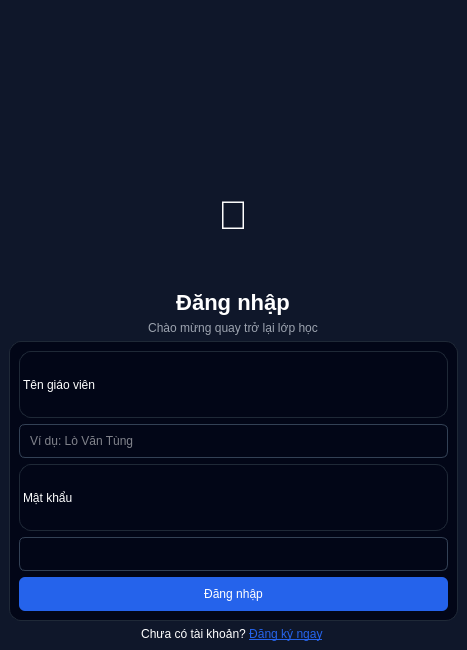
<?xml version="1.0" encoding="UTF-8"?>
<ui version="4.0">
 <class>LoginWindow</class>
 <widget class="QMainWindow" name="LoginWindow">
  <property name="geometry">
   <rect>
    <x>0</x>
    <y>0</y>
    <width>467</width>
    <height>650</height>
   </rect>
  </property>
  <property name="windowTitle">
   <string>Đăng nhập</string>
  </property>
  <widget class="QWidget" name="centralwidget">
   <property name="styleSheet">
    <string notr="true">
     QWidget{
        background:#0f172a;
        color:white;
        font:12pt &quot;Segoe UI&quot;;
     }
     QLineEdit{
        background:#020617;
        border:1px solid #334155;
        border-radius:6px;
        padding:8px;
        color:white;
     }
     QPushButton{
        border-radius:6px;
        padding:10px;
     }
     #btnLogin{
        background:#2563eb;
     }
     #btnGoogle{
        background:#111827;
        border:1px solid #374151;
     }
    </string>
   </property>
   <layout class="QVBoxLayout">
    <item>
     <spacer>
      <property name="orientation">
       <enum>Qt::Vertical</enum>
      </property>
      <property name="sizeHint" stdset="0">
       <size>
        <width>20</width>
        <height>120</height>
       </size>
      </property>
     </spacer>
    </item>
    <item>
     <layout class="QVBoxLayout">
      <item alignment="Qt::AlignHCenter">
       <widget class="QLabel" name="label">
        <property name="styleSheet">
         <string>font-size:40px;</string>
        </property>
        <property name="text">
         <string>
🧠
          </string>
        </property>
        <property name="alignment">
         <set>Qt::AlignCenter</set>
        </property>
       </widget>
      </item>
      <item alignment="Qt::AlignHCenter">
       <widget class="QLabel" name="label">
        <property name="styleSheet">
         <string>font-size:22px;font-weight:600;</string>
        </property>
        <property name="text">
         <string>Đăng nhập</string>
        </property>
        <property name="alignment">
         <set>Qt::AlignCenter</set>
        </property>
       </widget>
      </item>
      <item alignment="Qt::AlignHCenter">
       <widget class="QLabel" name="label">
        <property name="styleSheet">
         <string>color:#9ca3af;</string>
        </property>
        <property name="text">
         <string>Chào mừng quay trở lại lớp học</string>
        </property>
        <property name="alignment">
         <set>Qt::AlignCenter</set>
        </property>
       </widget>
      </item>
      <item>
       <widget class="QFrame" name="frame">
        <property name="minimumSize">
         <size>
          <width>420</width>
          <height>280</height>
         </size>
        </property>
        <property name="maximumSize">
         <size>
          <width>450</width>
          <height>400</height>
         </size>
        </property>
        <property name="styleSheet">
         <string>
          QFrame{
           background:#020617;
           border:1px solid #1f2937;
           border-radius:12px;
          }
          </string>
        </property>
        <property name="frameShape">
         <enum>QFrame::StyledPanel</enum>
        </property>
        <layout class="QVBoxLayout">
         <item>
          <widget class="QLabel" name="label">
           <property name="text">
            <string>Tên giáo viên</string>
           </property>
          </widget>
         </item>
         <item>
          <widget class="QLineEdit" name="txtUser">
           <property name="text">
            <string/>
           </property>
           <property name="placeholderText">
            <string>Ví dụ: Lò Văn Tùng</string>
           </property>
          </widget>
         </item>
         <item>
          <widget class="QLabel" name="label">
           <property name="text">
            <string>Mật khẩu</string>
           </property>
          </widget>
         </item>
         <item>
          <widget class="QLineEdit" name="txtPassword">
           <property name="echoMode">
            <enum>QLineEdit::Password</enum>
           </property>
          </widget>
         </item>
         <item>
          <widget class="QPushButton" name="btnLogin">
           <property name="text">
            <string>Đăng nhập</string>
           </property>
          </widget>
         </item>
        </layout>
       </widget>
      </item>
      <item alignment="Qt::AlignHCenter">
       <widget class="QLabel" name="label">
        <property name="text">
         <string>
            &lt;html&gt;&lt;head/&gt;&lt;body style=&quot;color:#ffffff;&quot;&gt;
            Chưa có tài khoản?
            &lt;a href=&quot;#&quot;&gt;&lt;span style=&quot; text-decoration: underline; color:#2563eb;&quot;&gt;Đăng ký ngay&lt;/span&gt;&lt;/a&gt;
            &lt;/body&gt;&lt;/html&gt;
          </string>
        </property>
        <property name="alignment">
         <set>Qt::AlignCenter</set>
        </property>
        <property name="openExternalLinks">
         <bool>true</bool>
        </property>
       </widget>
      </item>
     </layout>
    </item>
   </layout>
  </widget>
 </widget>
 <resources/>
 <connections/>
</ui>
